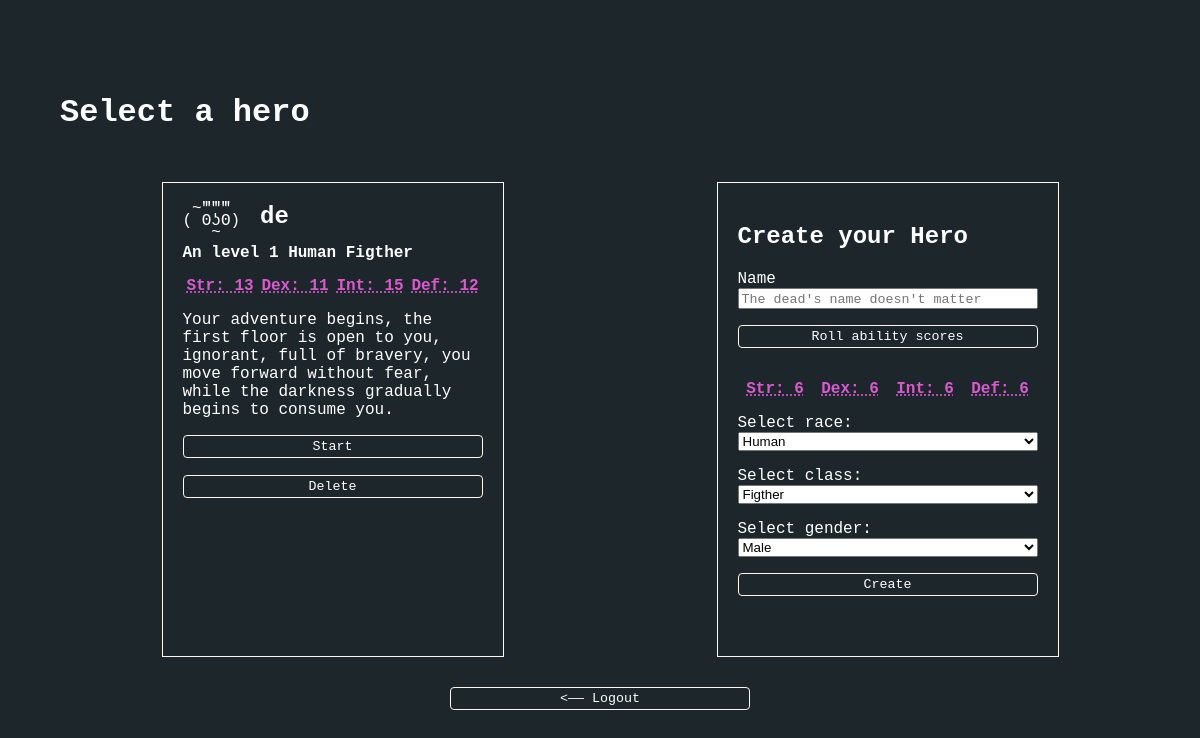
The page / (signed in) on the database its author committed.
### tables this page shows
CREATE TABLE `Heros` (
  `_ID` int(11) NOT NULL,
  `_IDUser` int(11) NOT NULL,
  `name` varchar(50) NOT NULL,
  `gender` varchar(1) NOT NULL,
  `baseEntity` int(11) NOT NULL,
  `class` varchar(10) NOT NULL,
  `level` int(11) NOT NULL DEFAULT '1',
  `experience` int(11) NOT NULL DEFAULT '0',
  `skillsPoint` int(11) DEFAULT '0',
  `gold` int(11) NOT NULL DEFAULT '20',
  `potions` int(11) NOT NULL DEFAULT '1',
  `maxHP` int(11) NOT NULL DEFAULT '20',
  `HP` int(11) NOT NULL DEFAULT '20',
  `maxMP` int(11) NOT NULL DEFAULT '20',
  `MP` int(11) NOT NULL DEFAULT '20',
  `str_score` int(11) NOT NULL DEFAULT '6',
  `dex_score` int(11) NOT NULL DEFAULT '6',
  `int_score` int(11) NOT NULL DEFAULT '6',
  `def_score` int(11) NOT NULL DEFAULT '6',
  `floor` int(11) NOT NULL DEFAULT '1',
  `weapon` int(11) NOT NULL DEFAULT '1',
  `armor` int(11) NOT NULL DEFAULT '4',
  `accessory` int(11) NOT NULL DEFAULT '5'
);

CREATE TABLE `Entity` (
  `_eID` int(11) NOT NULL,
  `eName` varchar(50) NOT NULL,
  `eBaseStr` int(11) NOT NULL DEFAULT '6',
  `eBaseDex` int(11) NOT NULL DEFAULT '6',
  `eBaseInt` int(11) NOT NULL DEFAULT '6',
  `eBaseDef` int(11) NOT NULL DEFAULT '6',
  `eBaseHP` int(11) NOT NULL DEFAULT '6',
  `eBaseMP` int(11) NOT NULL DEFAULT '6'
);

CREATE TABLE `Floors` (
  `_fID` int(11) NOT NULL,
  `flore` mediumtext NOT NULL,
  `fmonster1` int(11) DEFAULT NULL,
  `fmonster2` int(11) DEFAULT NULL,
  `fmonster3` int(11) DEFAULT NULL,
  `fmonster4` int(11) DEFAULT NULL,
  `fmonster5` int(11) DEFAULT NULL
);

### PHP/select.php (the view, shortened to what this page needs)
<? include "../CLASS/DB.php"; ?>
    <?php
        $stdt = $DB->prepare("
            SELECT * FROM heros
                INNER JOIN floors  	ON heros.floor		= floors._fID
                INNER JOIN entity 	ON heros.baseEntity = entity._eID
            WHERE heros._IDUser = ?
        ");
        $stdt->execute(array($_SESSION["_userID"]));
    ?>
    <div class="center container">
        <h1>Select a hero</h1>
        <div class="wrapper">
            <?php foreach ($stdt as $key => $value) { ?>
                <form class="card" method="POST" id="<?= $value["_ID"] ?>">
                    <div class="flex" style="margin-bottom: 5px;">
                        <div class="char_port <?= $value["eName"] ."_". $value["gender"] ?>"></div>
                        <h2 class="heroName"><?= $value["name"] ?></h2>
                    </div>
                    <strong><?= "An level ".$value["level"] ." ". $value["eName"]." ". $value["class"] ?></strong>
                    <div class="rollStats">
                        <abbr title="Strength — measuring physical power"> Str:
                            <span><?= $value["str_score"] ?></span>
                        </abbr>
                        <abbr title="Dexterity — measuring agility, balance, coordination and reflexes"> Dex:
                            <span><?= $value["dex_score"] ?></span>
                        </abbr>
                        <abbr title="Intelligence — measuring ability power and stamina"> Int:
                            <span><?= $value["int_score"] ?></span>
                        </abbr>
                        <abbr title="Defense — measuring blocked damage"> Def:
                            <span><?= $value["def_score"] ?></span>
                        </abbr>
                    </div>
                    <p><?= $value["flore"] ?></p>
                    <button type="submit" value="<?= $value["_ID"] ?>" name="characterChoice">Start</button>
                    <button type="button" class="removeHero"  value="<?= $value["_ID"] ?>" name="remove">Delete</button>
                </form>
            <?php } ?>
            <form method="post" class="card" id="createHeroForm" onsubmit="return false">
                <h2>Create your Hero</h2>
                <p>
                    <label for="login">Name</label>
                    <input type="text" id="name" placeholder="The dead's name doesn't matter" maxlength="15" required>
                </p>
                <button type="button" id="abl_roll" class="button">Roll ability scores</button>
                <div class="rollStats">
                    <abbr title="Strength — measuring physical power"> Str:
                        <span id="str_score">6</span>
                    </abbr>
                    <abbr title="Dexterity — measuring agility, balance, coordination and reflexes"> Dex:
                        <span id="dex_score">6</span>
                    </abbr>
                    <abbr title="Intelligence — measuring ability power and stamina"> Int:
                        <span id="int_score">6</span>
                    </abbr>
                    <abbr title="Defense — measuring blocked damage"> Def:
                        <span id="def_score">6</span>
                    </abbr>
                </div>
                <p>
                    <label for="race">Select race:</label>
                    <select id="race">
                        <option value="1">Human</option>
                    </select>
                </p>
                <p>
                    <label for="class">Select class:</label>
                    <select id="class">
                        <option value="Figther">Figther</option>
                    </select>
                </p>
                <p>
                    <label for="gender">Select gender:</label>
                    <select id="gender">
                        <option value="M">Male</option>
                    </select>
                </p>
                <p>
                    <button type="submit" name="submit" id="createHero">Create</button>
                </p>
            </form>
        </div>
        <form method="post" class="logout">
            <button type="submit" name="logout"><—— Logout</button>
        </form>
    </div>

### STYLE/main.css (style rules this page uses)
:root { --mainBG : #1D262B; }
html { height: 100%; image-rendering: crisp-edges; }
body { margin: 0; background-color: var(--mainBG); font-family: "Courier New", Courier, "Lucida Sans Typewriter", "Lucida Typewriter", monospace; color: white; height: 100%; }
.center { display: flex; flex-direction: column; justify-content: center; height: 100%; width: 100%; }
label { display: block; }
input { width: calc(100% - 8px); width: -moz-available; }
select { width: 100%; }
.flex { display: flex; }
.heroName { margin: 0px 0px 0px 20px; }
.card { width: 300px; height: 433px; border: 1px solid #FFF7ED; padding: 20px; margin: 0 auto; }
.rollStats { margin-top: 15px; display: flex; justify-content: space-around; }
.rollStats > abbr { color: #DB59D0; font-weight: bold; }
input[type=button], input[type=submit], button { background-color: transparent; color: white; border: 1px solid #fff7ed; width: 100%; padding: 3px; border-radius: 4px; margin-bottom: 17px; font-family: inherit; }
::placeholder { font-family: "Courier New", Courier, "Lucida Sans Typewriter", "Lucida Typewriter", monospace; }
.container { width: calc(100% - 30px); max-width: 1080px; margin: 0 auto }
.wrapper { overflow-x: scroll; overflow-y: hidden; display: grid; grid-template-columns: repeat(6, auto); grid-gap: 0 50px; padding: 30px 20px; padding-right: 0; border-radius: 10px; grid-auto-flow: column; grid-template-columns: auto; -ms-overflow-style: none; scrollbar-width: none; }
.char_port { line-height: 0.75em; white-space: pre; text-align: left; font-weight: normal; }
.Human_M:after { content: " ~‴‴‴\a( ʘʖʘ)\a ~"; }
.logout { text-align: center; }
.logout > button { width: 300px; }

### rows shown on the page
heros: name "de", level "1", baseEntity.eName "Human", class "Figther", str_score "13", dex_score "11", int_score "15", def_score "12", floors.flore "Your adventure begins, the first floor is open to you, ignorant, full of bravery, you move forward without fear, while the darkness gradually begins to consume you.", $value["_ID"] 128 (drawn)
